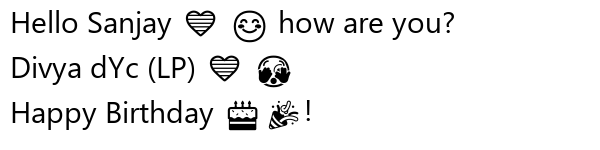

Recreate this plot in Python.
import os
import re
from PIL import Image, ImageDraw, ImageFont

# Define emoji regex pattern
emoji_pattern = re.compile(
    r"([\U0001f600-\U0001f64f"
    r"\U0001f300-\U0001f5ff"
    r"\U0001f680-\U0001f6ff"
    r"\U0001f1e0-\U0001f1ff"
    r"\U00002700-\U000027bf"
    r"\U00002600-\U000026ff"
    r"\U0001f900-\U0001f9ff"
    r"\U0001fa00-\U0001faff"
    r"\U0001f000-\U0001f0ff"
    r"\U0001f200-\U0001f2ff"
    r"\U0001f700-\U0001f77f"
    r"\U0001f780-\U0001f7ff"
    r"\U0001f800-\U0001f8ff"
    r"\U0001f900-\U0001f9ff"
    r"\U0001fa00-\U0001faff"
    r"\U00002000-\U00002bff"  # symbols
    r"\U00002c00-\U00002dff"
    r"\U00002e00-\U00002eff"
    r"\u200d"                 # Zero-width joiner
    r"\ufe0f"                 # Variant selector
    r"]+)"
)

def split_text_emojis(text):
    # Splits text into parts of (is_emoji, part_text)
    tokens = emoji_pattern.split(text)
    result = []
    for token in tokens:
        if not token:
            continue
        # Check if the token matches the emoji pattern
        is_emoji = bool(emoji_pattern.match(token))
        result.append((is_emoji, token))
    return result

def main():
    img = Image.new("RGB", (600, 150), (255, 255, 255))
    draw = ImageDraw.Draw(img)
    
    font_text = ImageFont.truetype("C:\\Windows\\Fonts\\segoeui.ttf", 30)
    font_emoji = ImageFont.truetype("C:\\Windows\\Fonts\\seguiemj.ttf", 30)
    
    test_strings = [
        "Hello Sanjay 🩶 😊 how are you?",
        "Divya dYc (LP) 🩶 🫣",
        "Happy Birthday 🎂🎉!"
    ]
    
    y = 10
    for s in test_strings:
        parts = split_text_emojis(s)
        x = 10
        for is_emoji, part in parts:
            font = font_emoji if is_emoji else font_text
            # Draw text
            draw.text((x, y), part, font=font, fill=(0, 0, 0), anchor="lt")
            # Calculate width to advance x
            bbox = draw.textbbox((0, 0), part, font=font)
            part_w = bbox[2] - bbox[0]
            # Add small adjustment for emoji spacing if needed
            x += part_w
        y += 45
        
    img.save("c:\\Users\\Sanjay\\Documents\\memories\\scratch\\test_hybrid_emoji.png")
    print("Saved test_hybrid_emoji.png")

if __name__ == "__main__":
    main()
